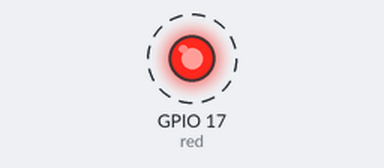
Simulated run of this program. Board: Raspberry Pi (BCM pin numbers). Shown: output pins drawn as LEDs (lit = HIGH). Dashed ring = blinking.

Above: at 0.5 s.
Timing chart, 0 to 4.6 s (numbered marks = the images above):
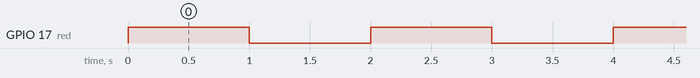

The program:

led.py
```python
from gpiozero import LED
from time import sleep

red = LED(17)

while True:
    red.on()
    sleep(1)
    red.off()
    sleep(1)

"""
import RPi.GPIO as GPIO
from time import sleep
GPIO.setwarnings(False)

GPIO.setmode(GPIO.BCM)
GPIO.setup(17, GPIO.OUT)
GPIO.output(17, True)
print("Pasando por aca")
sleep(2)
print("off")
GPIO.output(17, False)
"""
```

Measured:
- by itself, GPIO 17 (red): alternates HIGH for 1.0 s and LOW for 1.0 s
